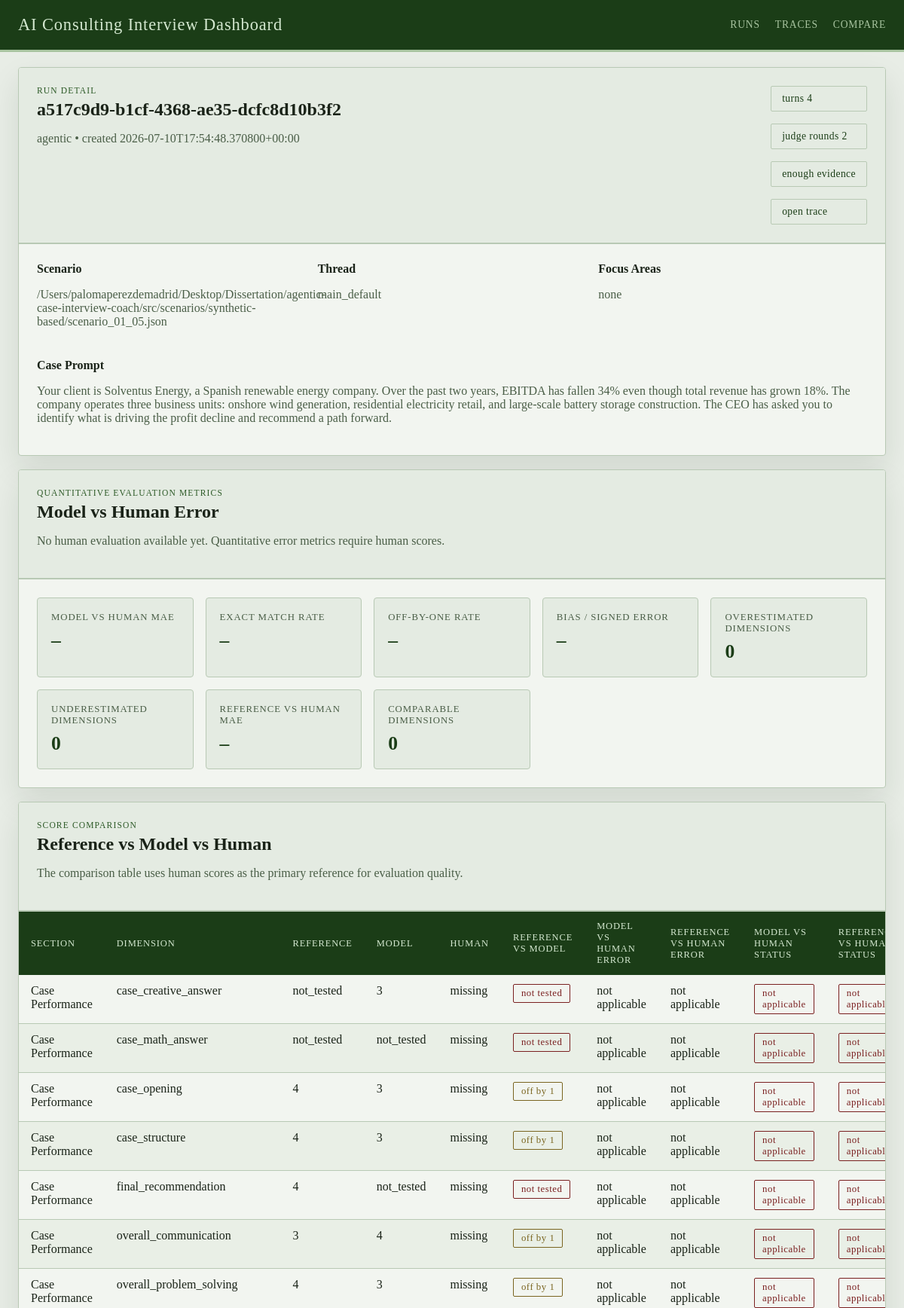
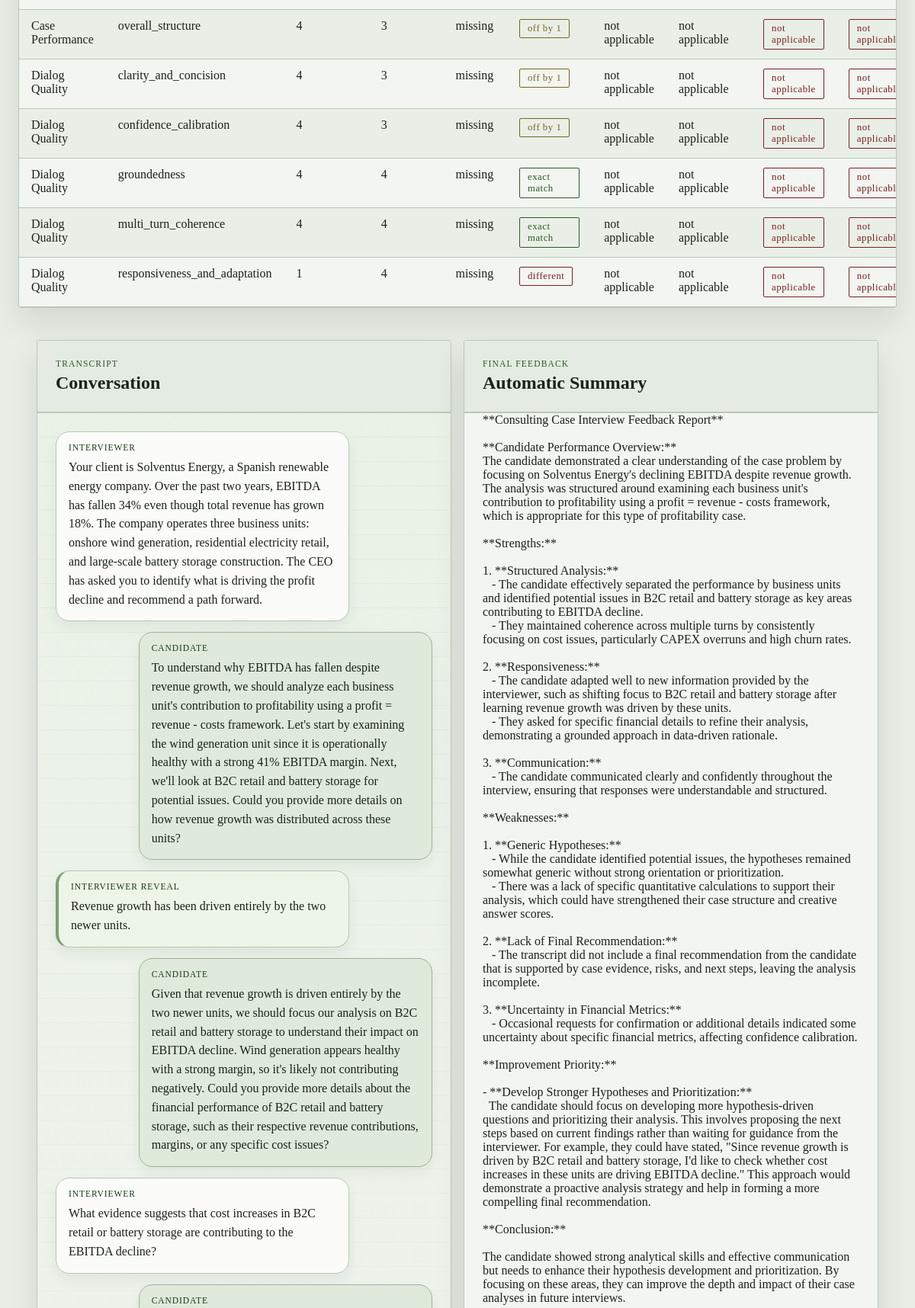
The page /runs/a517c9d9-b1cf-4368-ae35-dcfc8d10b3f2 (upper part) on the database its author committed (2 pictures, top to bottom).
### tables this page shows
CREATE TABLE runs (
                run_id TEXT PRIMARY KEY,
                graph_name TEXT NOT NULL,
                thread_id TEXT NOT NULL,
                scenario_ref TEXT,
                case_prompt TEXT,
                turn_index INTEGER,
                judge_round INTEGER,
                enough_evidence INTEGER NOT NULL,
                focus_areas_json TEXT NOT NULL,
                transcript_json TEXT NOT NULL,
                case_performance_json TEXT NOT NULL,
                quality_dialog_json TEXT NOT NULL,
                final_feedback TEXT,
                state_json TEXT NOT NULL,
                created_at TEXT NOT NULL
            );

### web/app.py (the view)
@app.get("/runs/<run_id>")
def get_run(run_id: str):
    try:
        run_payload = load_run(run_id)
    except FileNotFoundError as exc:
        abort(404, str(exc))
    if _wants_json():
        return jsonify(run_payload)
    return render_template("run_detail.html", run=run_payload)

### web/app.py (called while the page is built)
def _wants_json() -> bool:
    if request.args.get("format") == "json":
        return True
    return request.accept_mimetypes.best == "application/json"

### web/dashboard_store.py (called while the page is built)
def _json_loads(value: str | None, fallback: Any) -> Any:
    if not value:
        return fallback
    try:
        return json.loads(value)
    except json.JSONDecodeError:
        return fallback

def get_db_connection() -> sqlite3.Connection:
    connection = sqlite3.connect(RUNS_DB_PATH, timeout=30)
    connection.row_factory = sqlite3.Row
    return connection

def _normalize_dimension_entry(raw_entry: Any) -> dict[str, Any]:
    if isinstance(raw_entry, dict):
        score = raw_entry.get("score", "")
        rationale = raw_entry.get("rationale", "")
        evidence = raw_entry.get("evidence", "")
    else:
        score = raw_entry
        rationale = ""
        evidence = ""
    return {
        "score": score if score not in {None, ""} else "",
        "rationale": str(rationale or "").strip(),
        "evidence": str(evidence or "").strip(),
    }

def _extract_expected_scores(state: dict[str, Any]) -> dict[str, dict[str, Any]]:
    candidate_profile = state.get("candidate_profile", {})
    expected_scores = candidate_profile.get("expected_scores", {})
    sections: dict[str, dict[str, Any]] = {
        CASE_PERFORMANCE_SECTION: {},
        DIALOG_QUALITY_SECTION: {},
    }
    for section_name in sections:
        raw_section = expected_scores.get(section_name, {})
        if not isinstance(raw_section, dict):
            continue
        for dimension, details in raw_section.items():
            if not isinstance(details, dict):
                continue
            sections[section_name][dimension] = {
                "score": details.get("expected", ""),
                "rationale": str(details.get("rationale", "")).strip(),
            }
    return sections

def _extract_model_scores(run_row: sqlite3.Row) -> dict[str, dict[str, Any]]:
    return {
        CASE_PERFORMANCE_SECTION: _json_loads(run_row["case_performance_json"], {}),
        DIALOG_QUALITY_SECTION: _json_loads(run_row["quality_dialog_json"], {}),
    }

def _score_sort_key(value: Any) -> tuple[int, str]:
    return (0, str(value))

def score_status(error: float | None) -> str:
    if error is None:
        return "not applicable"
    if error == 0:
        return "exact match"
    if error == 1:
        return "off by 1"
    return "different"

### web/templates/run_detail.html (shortened to what this page needs)
{% extends "base.html" %}
{% macro score_value(value) -%}
  {{ value if value not in ['', none] else 'missing' }}
{%- endmacro %}
{% block content %}
<section class="panel">
  <div class="panel-heading">
    <div>
      <p class="eyebrow">Run Detail</p>
      <h1>{{ run.run_id }}</h1>
      <p class="lede">{{ run.graph_name }} • created {{ run.created_at }}</p>
    </div>
    <div class="chip-row">
      <span class="chip">turns {{ run.turn_index }}</span>
      <span class="chip">judge rounds {{ run.judge_round }}</span>
      <span class="chip">{{ 'enough evidence' if run.enough_evidence else 'ongoing logic' }}</span>
      <a class="chip chip-link" href="{{ url_for('get_run_trace', run_id=run.run_id) }}">open trace</a>
    </div>
  </div>
  <div class="meta-grid">
    <div>
      <strong>Scenario</strong>
      <p>{{ run.scenario_ref or 'n/a' }}</p>
    </div>
    <div>
      <strong>Thread</strong>
      <p>{{ run.thread_id }}</p>
    </div>
    <div>
      <strong>Focus Areas</strong>
      <p>{{ run.focus_areas|join(', ') if run.focus_areas else 'none' }}</p>
    </div>
  </div>
  <div class="prompt-box">
    <strong>Case Prompt</strong>
    <p>{{ run.case_prompt or 'No case prompt stored.' }}</p>
  </div>
</section>
<section class="panel">
  <div class="panel-heading">
    <div>
      <p class="eyebrow">Quantitative Evaluation Metrics</p>
      <h2>Model vs Human Error</h2>
      {% if run.human_evaluation %}
      <p class="lede">Human scores are treated as the reference. Numeric metrics exclude missing and <code>not_tested</code> values.</p>
      {% else %}
      <p class="lede">No human evaluation available yet. Quantitative error metrics require human scores.</p>
      {% endif %}
    </div>
  </div>
  <div class="metric-grid">
    <div class="metric-card"><span>Model vs Human MAE</span><strong>{{ run.metrics.model_vs_human_mae if run.metrics.model_vs_human_mae is not none else '–' }}</strong></div>
    <div class="metric-card"><span>Exact Match Rate</span><strong>{{ run.metrics.exact_match_rate if run.metrics.exact_match_rate is not none else '–' }}{% if run.metrics.exact_match_rate is not none %}%{% endif %}</strong></div>
    <div class="metric-card"><span>Off-by-One Rate</span><strong>{{ run.metrics.off_by_one_rate if run.metrics.off_by_one_rate is not none else '–' }}{% if run.metrics.off_by_one_rate is not none %}%{% endif %}</strong></div>
    <div class="metric-card"><span>Bias / Signed Error</span><strong>{{ run.metrics.signed_error if run.metrics.signed_error is not none else '–' }}</strong></div>
    <div class="metric-card"><span>Overestimated Dimensions</span><strong>{{ run.metrics.overestimation_count }}</strong></div>
    <div class="metric-card"><span>Underestimated Dimensions</span><strong>{{ run.metrics.underestimation_count }}</strong></div>
    <div class="metric-card"><span>Reference vs Human MAE</span><strong>{{ run.metrics.expected_vs_human_mae if run.metrics.expected_vs_human_mae is not none else '–' }}</strong></div>
    <div class="metric-card"><span>Comparable Dimensions</span><strong>{{ run.metrics.comparable_dimensions }}</strong></div>
  </div>
</section>
<section class="panel">
  <div class="panel-heading">
    <div>
      <p class="eyebrow">Score Comparison</p>
      <h2>Reference vs Model vs Human</h2>
      <p class="lede">The comparison table uses human scores as the primary reference for evaluation quality.</p>
    </div>
  </div>
  <div class="table-wrap">
    <table>
      <thead>
        <tr>
          <th>Section</th>
          <th>Dimension</th>
          <th>Reference</th>
          <th>Model</th>
          <th>Human</th>
          <th>Reference vs Model</th>
          <th>Model vs Human Error</th>
          <th>Reference vs Human Error</th>
          <th>Model vs Human Status</th>
          <th>Reference vs Human Status</th>
        </tr>
      </thead>
      <tbody>
        {% for row in run.comparison_rows %}
        <tr>
          <td>{{ row.section_label }}</td>
          <td>{{ row.dimension }}</td>
          <td>{{ score_value(row.expected_score) }}</td>
          <td>{{ score_value(row.model_score) }}</td>
          <td>{{ score_value(row.human_score) }}</td>
          <td><span class="status status-{{ row.expected_model_status|replace(' ', '-') }}">{{ row.expected_model_status }}</span></td>
          <td>{{ row.model_human_absolute_error if row.model_human_absolute_error is not none else 'not applicable' }}</td>
          <td>{{ row.expected_human_absolute_error if row.expected_human_absolute_error is not none else 'not applicable' }}</td>
          <td><span class="status status-{{ row.model_human_status|replace(' ', '-') }}">{{ row.model_human_status }}</span></td>
          <td><span class="status status-{{ row.expected_human_status|replace(' ', '-') }}">{{ row.expected_human_status }}</span></td>
        </tr>
        {% endfor %}
      </tbody>
    </table>
  </div>
</section>
<section class="two-col">
  <article class="panel">
    <div class="panel-heading">
      <div>
        <p class="eyebrow">Transcript</p>
        <h2>Conversation</h2>
      </div>
    </div>
    <ol class="transcript-chat">
      {% for line in run.transcript %}
      {% if not line.startswith('Eval Case Performance: ') and not line.startswith('Eval Dialog Quality: ') and not line.startswith('Give Feedback: ') %}
      {% set role = "system" %}
      {% set label = "System" %}
      {% set content = line %}
      {% if line.startswith('Interviewer reveal: ') %}
        {% set role = "reveal" %}
        {% set label = "Interviewer reveal" %}
        {% set content = line.removeprefix('Interviewer reveal: ') %}
      {% elif line.startswith('Interviewer: ') %}
        {% set role = "interviewer" %}
        {% set label = "Interviewer" %}
        {% set content = line.removeprefix('Interviewer: ') %}
      {% elif line.startswith('Candidate: ') %}
        {% set role = "candidate" %}
        {% set label = "Candidate" %}
        {% set content = line.removeprefix('Candidate: ') %}
      {% elif line.startswith('Judge: ') %}
        {% set role = "judge" %}
        {% set label = "Judge" %}
        {% set content = line.removeprefix('Judge: ') %}
      {% endif %}
      <li class="chat-message chat-message-{{ role }}">
        <div class="chat-bubble">
          <span class="chat-label">{{ label }}</span>
          <p>{{ content }}</p>
        </div>
      </li>
      {% endif %}
      {% endfor %}
    </ol>
  </article>
  <article class="panel">
    <div class="panel-heading">
      <div>
        <p class="eyebrow">Final Feedback</p>
        <h2>Automatic Summary</h2>
      </div>
    </div>
    <div class="markdown-block">
      <pre>{{ run.final_feedback or 'No final feedback stored.' }}</pre>
    </div>
  </article>
</section>
{% endblock %}

### web/static/styles.css (style rules this page uses)
:root { --bg: #e8ede6; --panel: #f2f5f0; --panel-alt: #e4ebe2; --line: #b8c9b4; --ink: #1a2318; --muted: #4a5e47; --accent: #2d5a27; --accent-strong: #1b3d17; --success: #2d5a27; --warning: #7a6520; --danger: #7a2020; --shadow: 0 18px 40px rgba(20, 40, 18, 0.10); --radius: 4px; --font-ui: "Georgia", "Times New Roman", serif; --font-display: "Georgia", "Palatino Linotype", serif; }
* { box-sizing: border-box; }
body { margin: 0; font-family: var(--font-ui); color: var(--ink); background: var(--bg); }
a { color: var(--accent-strong); }
code, pre, select, input, textarea { font-family: inherit; }
.panel { background: var(--panel); border: 1px solid var(--line); border-radius: var(--radius); box-shadow: var(--shadow); overflow: hidden; }
.panel-heading { display: flex; justify-content: space-between; align-items: start; gap: 16px; padding: 24px; background: var(--panel-alt); border-bottom: 2px solid var(--line); }
.panel-heading h1, .panel-heading h2, .panel-heading h3, .subsection h3 { margin: 0; font-family: var(--font-display); font-weight: bold; }
.eyebrow { margin: 0 0 6px; color: var(--accent); text-transform: uppercase; letter-spacing: 0.10em; font-size: 0.72rem; font-family: var(--font-display); }
.lede, .meta-grid p, .prompt-box p, .helper { color: var(--muted); }
.chip-row, .metric-grid, .meta-grid, .form-grid, .compare-form, .flash-stack, .two-col { display: grid; gap: 16px; }
.chip-row { grid-template-columns: repeat(auto-fit, minmax(120px, max-content)); }
.chip { display: inline-flex; padding: 8px 14px; border-radius: 2px; background: var(--panel-alt); border: 1px solid var(--line); color: var(--accent-strong); font-size: 0.85rem; letter-spacing: 0.03em; }
.chip-link { text-decoration: none; }
.meta-grid, .form-grid, .compare-form, .two-col { grid-template-columns: repeat(auto-fit, minmax(220px, 1fr)); padding: 24px; }
.prompt-box, .human-form, .markdown-block, .subsection, .notes-field, .trace-timeline { padding: 0 24px 24px; }
.metric-grid { grid-template-columns: repeat(auto-fit, minmax(180px, 1fr)); padding: 24px; }
.metric-card { padding: 18px; border-radius: var(--radius); border: 1px solid var(--line); background: var(--panel-alt); }
.metric-card span { display: block; color: var(--muted); font-size: 0.8rem; text-transform: uppercase; letter-spacing: 0.07em; margin-bottom: 8px; }
.metric-card strong { font-size: 1.6rem; font-family: var(--font-display); color: var(--accent-strong); }
.table-wrap { overflow-x: auto; }
table { width: 100%; border-collapse: collapse; }
th { background: var(--accent-strong); color: #d4e8d0; padding: 12px 16px; text-align: left; font-size: 0.78rem; text-transform: uppercase; letter-spacing: 0.07em; font-weight: normal; }
td { padding: 12px 16px; text-align: left; vertical-align: top; border-bottom: 1px solid var(--line); }
tr:nth-child(even) td { background: rgba(180, 210, 174, 0.15); }
.status { display: inline-flex; padding: 4px 10px; border-radius: 2px; font-size: 0.8rem; border: 1px solid currentColor; letter-spacing: 0.04em; }
.status-exact-match { color: var(--success); }
.status-off-by-1, .status-off-by-one { color: var(--warning); }
.status-different, .status-missing, .status-not-applicable, .status-not-tested { color: var(--danger); }
.transcript-chat { list-style: none; margin: 0; padding: 24px; display: grid; gap: 14px; background: linear-gradient(180deg, rgba(212, 232, 208, 0.28), rgba(242, 245, 240, 0.8)), repeating-linear-gradient( 180deg, transparent 0, transparent 31px, rgba(184, 201, 180, 0.18) 31px, rgba(184, 201, 180, 0.18) 32px ); }
.chat-message { display: flex; }
.chat-bubble { max-width: min(78%, 760px); padding: 14px 16px 15px; border: 1px solid var(--line); border-radius: 18px; background: #fbfcfa; box-shadow: 0 8px 18px rgba(20, 40, 18, 0.06); }
.chat-label { display: block; margin-bottom: 8px; color: var(--accent-strong); font-size: 0.72rem; text-transform: uppercase; letter-spacing: 0.08em; }
.chat-bubble p { margin: 0; white-space: pre-wrap; word-break: break-word; line-height: 1.55; }
.chat-message-interviewer, .chat-message-reveal, .chat-message-feedback { justify-content: flex-start; }
.chat-message-candidate { justify-content: flex-end; }
.chat-message-candidate .chat-bubble { background: #dfe9dc; border-color: #9db494; }
.chat-message-reveal .chat-bubble { background: #edf4e8; border-left: 4px solid #7d9d72; }
pre { margin: 0; white-space: pre-wrap; word-break: break-word; }

### rows shown on the page
runs: run_id "a517c9d9-b1cf-4368-ae35-dcfc8d10b3f2", graph_name "agentic", created_at "2026-07-10T17:54:48.370800+00:00", turn_index "4", judge_round "2", enough_evidence "enough evidence", scenario_ref "/Users/palomaperezdemadrid/Desktop/Dissertation/agentic-case-interview-coach/src/scenarios/synthetic-based/scenario_01_05.json", thread_id "main_default", case_prompt "Your client is Solventus Energy, a Spanish renewable energy company. Over the past two years, EBITDA has fallen 34% even though total revenue has grown 18%. The company operates three business units: onshore wind generation, residential electricity retail, and large-scale battery storage construction. The CEO has asked you to identify what is driving the profit decline and recommend a path forward.", final_feedback "**Consulting Case Interview Feedback Report** **Candidate Performance Overview:** The candidate demonstrated a clear understanding of the case problem by focusing on Solventus Energy's declining EBITDA despite revenue growth. The analysis was structured around examining each business unit's contribution to profitability using a profit = revenue - costs framework, which is appropriate for this type of profitability case. **Strengths:** 1. **Structured Analysis:** - The candidate effectively separated the performance by business units and identified potential issues in B2C retail and battery storage as key areas contributing to EBITDA decline. - They maintained coherence across multiple turns…"

### other values the page prints
{{ run.focus_areas|join(', ') if run.focus_areas else 'none' }} "none"
{{ run.metrics.overestimation_count }} "0"
{{ run.metrics.underestimation_count }} "0"
{{ run.metrics.comparable_dimensions }} "0"
{{ row.section_label }} "Case Performance" "Case Performance" "Case Performance" "Case Performance" "Case Performance" "Case Performance" "Case Performance" "Case Performance" "Dialog Quality" "Dialog Quality" "Dialog Quality" "Dialog Quality" "Dialog Quality"
{{ row.dimension }} "case_creative_answer" "case_math_answer" "case_opening" "case_structure" "final_recommendation" "overall_communication" "overall_problem_solving" "overall_structure" "clarity_and_concision" "confidence_calibration" "groundedness" "multi_turn_coherence" "responsiveness_and_adaptation"
{{ value if value not in ['', none] else 'missing' }} "not_tested 3 missing" "not_tested not_tested missing" "4 3 missing" "4 3 missing" "4 not_tested missing" "3 4 missing" "4 3 missing" "4 3 missing" "4 3 missing" "4 3 missing" "4 4 missing" "4 4 missing" "1 4 missing"
{{ row.expected_model_status }} "not tested" "not tested" "off by 1" "off by 1" "not tested" "off by 1" "off by 1" "off by 1" "off by 1" "off by 1" "exact match" "exact match" "different"
{{ row.model_human_status }} "not applicable" "not applicable" "not applicable" "not applicable" "not applicable" "not applicable" "not applicable" "not applicable" "not applicable" "not applicable" "not applicable" "not applicable" "not applicable"
{{ row.expected_human_status }} "not…" "not…" "not…" "not…" "not…" "not…" "not…" "not…" "not…" "not…" "not…" "not…" "not…"
{{ label }} "INTERVIEWER" "CANDIDATE" "INTERVIEWER REVEAL" "CANDIDATE" "INTERVIEWER" "CANDIDATE"
{{ content }} "Revenue growth has been driven entirely by the two newer units." "What evidence suggests that cost increases in B2C retail or battery storage are contributing to the EBITDA decline?"
